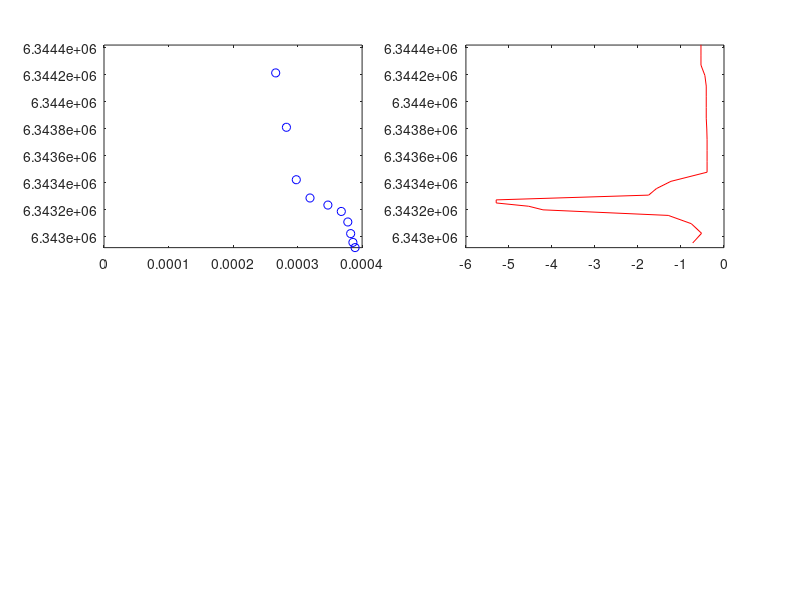

Recreate this plot in MATLAB.
mradius=[    6340453.        6340513.        6340600.        6340714. ...
    6340856.        6341035.        6341263.        6341533. ...
    6342018.        6342526.        6343060.        6343623. ...
    6344669.        6345716.        6346766.        6347821. ...
    6348880.        6349941.        6351002.        6352063. ...
    6353122.        6354178.        6355232.        6356294. ...
    6357387.        6358554.        6359833.]
mref=[389.1450        385.7559        382.2845        377.8799 ...
    367.7746        346.9902        319.2734        298.0137 ...
    282.7357        266.1045        244.7503        213.7013 ...
    183.8246        162.5396        141.1878        122.1623 ...
    107.5019        94.54857        83.03226        73.27312 ...
    64.90662        57.21376        49.87675        42.35580 ...
    34.51316        27.27035        21.43329]
%z2= 6340453.:(6359833.-6340453.)/20:6359833.;
z2= 6340453.:100:6359833.;
nobs=length(z2);
ref2=interp1(mradius,mref,z2,'linear');

n=1+mref*1.e-6;
n2=1+ref2*1.e-6;

x=n.*mradius;
x2=n2.*z2;
for i=1:26
   %dlnndx(i)=1.e6*(log(n(i+1))-log(n(i)))/(x(i+1)-x(i));
   dlnndx(i)=(log(n(i+1))-log(n(i)))/(x(i+1)-x(i));
   %if (abs(dlnndx(i))>1.e-7) dlnndx(i)=-1.e-7;end
   dum(i)=n(i);
   if(i>1)
     if(dlnndx(i)/dlnndx(i-1) > 1)
        dum(i)=nan;
     else
        dum(i)=n(i);
        dum(i+1)=n(i+1);
     end
   end
   %z(i)=0.5*(mradius(i)+mradius(i+1));
   z(i)=0.5*(x(i)+x(i+1));
end
zz=0.5*(x2(1:nobs-1)+x2(2:nobs));
for i=1:nobs-1
   dlnndx2(i)=(log(n2(i+1))-log(n2(i)))/(x2(i+1)-x2(i));
   %dlnndx2(i)=(x2(i+1)-x2(i));
   %dlnndx2(i)=(n2(i+1)-n2(i));
   %zz(i)=0.5*(x2(i)+x2(i+1));
   f(i)=dlnndx2(i)/sqrt(zz(i)*zz(i)-x2(1)*x2(1));
   %dum(i)=1./sqrt(zz(i)*zz(i)-x2(1)*x2(1));
end
clf
subplot(2,2,1)
%plot(log(mref),mradius,'-bx');hold on
%plot(log(n2),x2,'ro');hold on
%plot(log(n),x,'bo');hold on
plot((n-1),x,'bo');hold on
%plot((n2-1),x2,'ro');hold on
set(gca,'ylim',[x2(1) x2(1)+1500])
subplot(2,2,2)
%plot(dlnndx*1.e7,z,'b');hold on
plot(dlnndx2*1.e7,zz,'r');hold on
%plot(dum*1.e7,z,'ko');hold on
set(gca,'ylim',[x2(1) x2(1)+1500])
return
subplot(2,2,3)
%plot(dlnndx,z);hold on
plot(dum,zz,'r');hold on
set(gca,'ylim',[x2(1) x2(1)+1000])
subplot(2,2,4)
plot(f,zz,'r');hold on
set(gca,'ylim',[x2(1) x2(1)+1000])
